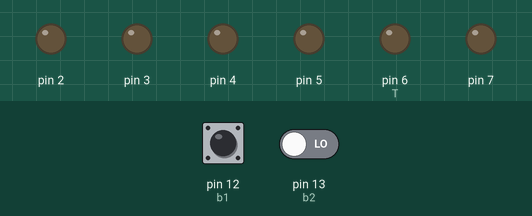
Recording of a sketch running on a simulated Arduino Uno, built with avr-gcc and run on an emulated ATmega328P. On the bench: output pins drawn as LEDs (lit = HIGH). Dashed ring = blinking. Inputs (shaded band) come from the test bench; at power-on: pin 12 (b1) LOW, pin 13 (b2) LOW.

Above: at 1.2 s.
1.3 s: pin 12 (b1) pulsed HIGH 5 times (0.12 s each, 0.3 s apart)
At 1.77 s:
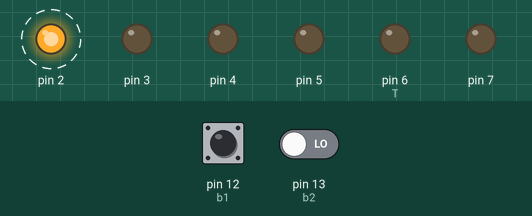
At 3.5 s:
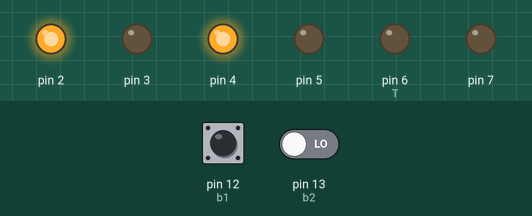
4.3 s: pin 12 (b1) pulsed HIGH 2 times (0.12 s each, 0.3 s apart)
At 6.3 s:
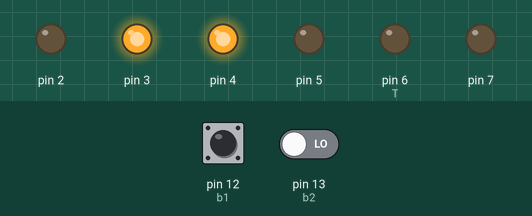
Timing chart, 0 to 7.8 s (numbered marks = the images above; inputs shaded):
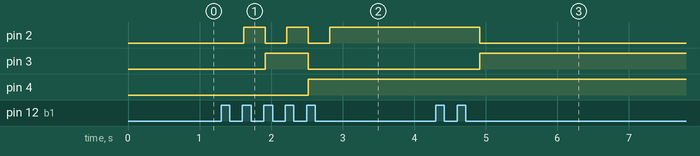

The sketch:

08_binary_counter.ino
```cpp
//Credit
// https://create.arduino.cc/projecthub/p-o-i-n-t/project-1-binary-counting-5247b7?ref=tag&ref_id=kids&offset=32

int l[] = {0,0,0,0,0,0},T = 6,a,p; // initiate the integer list (?) and T assigned with 6 and an "a" and a "p" (?)
const int b1 = 12,b2 = 13;    // declare constant integers for button 1 and 2 DIGITAL PWN 12 and 13

void setup()
{
  // set up all the LEDs as pinMode wired on 2 to 7 on digital PWM
  // use for loop to set up pins 2 - 7
  for (int currentPin = 2; currentPin < 8; currentPin++)
  {
    pinMode(currentPin,OUTPUT);
  }

  pinMode(b1,INPUT);
  pinMode(b2,INPUT);
}

void loop() // put your main code here, to run repeatedly:
{ p = 0; //initiate p to zero
  p = digitalRead(b1); // do the digital read from Digital PWM #12
  while(digitalRead(b1)!=0) // while button is pressed aka 1 aka true / NOT zero
  {
  }
  delay(100); a = T-1;  //delay for 100ms and assign A with T-1 value, T started with 6
  while(a >=0 && p==1)   // while "a" GT or equal to zero AND p (aka button) compared to 1 aka is pressed
  {
    if (l[a]==1)  // if list wit "a" element is 1
    {
      l[a] = 0;   // assign the list with "a" element as zero
      a--;        // decending "a" / decrease teh "a" value
    }
    else
    {
      l[a] = 1;    // else assign list with "a" element as one
      p = 0;      // and set p pressed button to false
    }
  }
  p = digitalRead(b2);    // assign p to read the second button to see if it is pressed
  while(digitalRead(b2)!=0) // while button is pressed aka 1 aka true / NOT zero
  {
  }
  delay(100); a = T-1;  // delay it for 100ms and assign a to T-1
  while(a >=0 && p==1)   // while "a" GT or equal to zero AND p (aka button) compared to 1 aka is pressed
  {
    if(l[a]==0)
    {
      l[a] = 1;   // assign the list with "a" element as one
      a--;        // decending "a" / decrease teh "a" value
    }
    else
    {
      l[a] = 0;    // else assign list with "a" element as zero
      p = 0;      // and set p pressed button to false
    }
  }
  a = T-1;
  for (int c = 0; c < T; c++) // not sure where this c variable came from?
  {
    if (l[c] == 1)  // if the list element "c" is 1
      digitalWrite(T-c+1,HIGH);   // turn on the LED via digitalWrite
    else
      digitalWrite(T-c+1,LOW);    // else turn off the LED via digitalWrite
      a--;    // descending / decrease a by 1
  }
}
```

Measured:
- after the input at 1.3 s, pin 2: alternates HIGH for 0.30 s and LOW for 0.30 s, 5 changes in all, then stays HIGH, starting after 0.32 s; pin 3: LOW → HIGH after 0.62 s, → LOW 0.60 s later; pin 4: LOW → HIGH after 1.2 s
- after the input at 4.3 s, pin 2: HIGH → LOW after 0.62 s; pin 3: LOW → HIGH after 0.62 s
